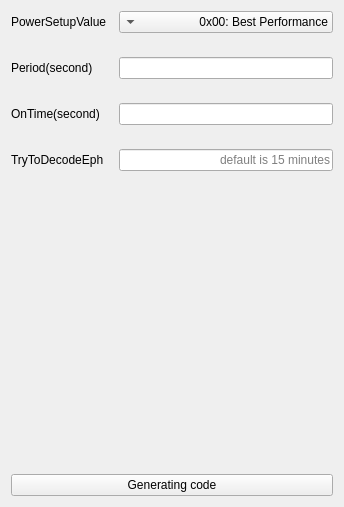
      <widget class="QWidget" name="page_22">
       <layout class="QGridLayout" name="gridLayout_16">
        <property name="verticalSpacing">
         <number>24</number>
        </property>
        <item row="0" column="0">
         <widget class="QLabel" name="label_35">
          <property name="text">
           <string>PowerSetupValue</string>
          </property>
         </widget>
        </item>
        <item row="1" column="0">
         <widget class="QLabel" name="label_38">
          <property name="text">
           <string>Period(second)</string>
          </property>
         </widget>
        </item>
        <item row="1" column="2">
         <widget class="QLineEdit" name="lineEdit_period">
          <property name="alignment">
           <set>Qt::AlignRight|Qt::AlignTrailing|Qt::AlignVCenter</set>
          </property>
         </widget>
        </item>
        <item row="2" column="0">
         <widget class="QLabel" name="label_40">
          <property name="text">
           <string>OnTime(second)</string>
          </property>
         </widget>
        </item>
        <item row="2" column="2">
         <widget class="QLineEdit" name="lineEdit_onTime">
          <property name="alignment">
           <set>Qt::AlignRight|Qt::AlignTrailing|Qt::AlignVCenter</set>
          </property>
         </widget>
        </item>
        <item row="3" column="0">
         <widget class="QLabel" name="label_39">
          <property name="text">
           <string>TryToDecodeEph</string>
          </property>
         </widget>
        </item>
        <item row="3" column="2">
         <widget class="QLineEdit" name="lineEdit_tryToDecodeEph">
          <property name="alignment">
           <set>Qt::AlignRight|Qt::AlignTrailing|Qt::AlignVCenter</set>
          </property>
          <property name="placeholderText">
           <string>default is 15 minutes</string>
          </property>
         </widget>
        </item>
        <item row="4" column="2">
         <spacer name="verticalSpacer_14">
          <property name="orientation">
           <enum>Qt::Vertical</enum>
          </property>
          <property name="sizeHint" stdset="0">
           <size>
            <width>20</width>
            <height>279</height>
           </size>
          </property>
         </spacer>
        </item>
        <item row="5" column="0" colspan="3">
         <widget class="QPushButton" name="pushButton_GC22">
          <property name="layoutDirection">
           <enum>Qt::LeftToRight</enum>
          </property>
          <property name="text">
           <string>Generating code</string>
          </property>
         </widget>
        </item>
        <item row="0" column="2">
         <widget class="QComboBox" name="comboBox_powerSetupValue">
          <property name="layoutDirection">
           <enum>Qt::RightToLeft</enum>
          </property>
          <item>
           <property name="text">
            <string>0x00: Best Performance</string>
           </property>
          </item>
          <item>
           <property name="text">
            <string>0x01: Automatic</string>
           </property>
          </item>
          <item>
           <property name="text">
            <string>0x02: Interval</string>
           </property>
          </item>
          <item>
           <property name="text">
            <string>0x03: Ultralow power (ULP) mode</string>
           </property>
          </item>
         </widget>
        </item>
       </layout>
      </widget>
